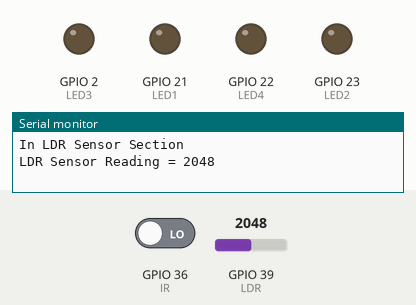
Simulated run of this sketch. Board: ESP32. On the bench: output pins drawn as LEDs (lit = HIGH), the last lines printed to the serial monitor. The test bench sets the inputs (shaded band); at power-on: GPIO 36 (IR) LOW, GPIO 39 (LDR) = 2048.

Above: at 2.4 s.
At 7.9 s:
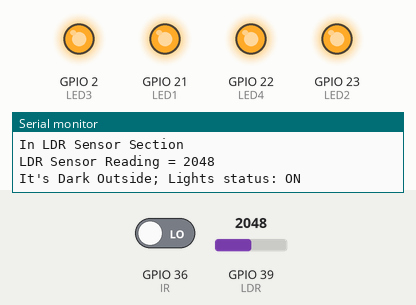
Timing chart, 0 to 30.5 s (numbered marks = the images above):
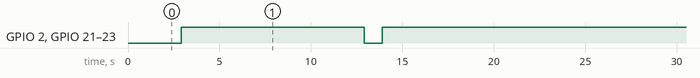

The sketch:

Smart_City_Under_IoT_Technology.ino
```cpp
// Fill-in information from your Blynk Template here
#define BLYNK_TEMPLATE_ID "TMPLNbp-svm0"
#define BLYNK_DEVICE_NAME "Smart City"

#define BLYNK_FIRMWARE_VERSION "0.1.0"
#define BLYNK_PRINT Serial
//#define BLYNK_DEBUG

#define APP_DEBUG

// Uncomment your board, or configure a custom board in Settings.h
//#define USE_WROVER_BOARD
//#define USE_TTGO_T7
//#define USE_ESP32C3_DEV_MODULE
//#define USE_ESP32S2_DEV_KIT

#include "BlynkEdgent.h"

#define IR 36
#define LDR 39
#define LED1 21
#define LED2 23
#define LED3 2
#define LED4 22

int pinValue1;
int pinValue;
void setup()
{
  Serial.begin(115200);
  delay(100);
  pinMode(LDR, INPUT);
  pinMode(IR, INPUT);
  pinMode(LED1, OUTPUT);
  pinMode(LED2, OUTPUT);
  pinMode(LED3, OUTPUT);
  pinMode(LED4, OUTPUT);

  BlynkEdgent.begin();
}

void loop() {
  LDR_sensor();
  BlynkEdgent.run();

}

BLYNK_WRITE(V0)
{
  pinValue = param.asInt();

    //analogWrite(LED1, pinValue);
    //analogWrite(LED2, pinValue);
    //analogWrite(LED3, pinValue);
    //analogWrite(LED4, pinValue);
}

BLYNK_WRITE(V3)
{
  pinValue1 = param.asInt();
}

void LED_on()
{
  //int pinValue;
  digitalWrite(LED1, HIGH);
  digitalWrite(LED2, HIGH);
  digitalWrite(LED3, HIGH);
  digitalWrite(LED4, HIGH);
}

void LED_off()
{
  //int pinValue;
  digitalWrite(LED1, LOW);
  digitalWrite(LED2, LOW);
  digitalWrite(LED3, LOW);
  digitalWrite(LED4, LOW);
}

void LDR_sensor()
{
  String req;
  Serial.println("In LDR Sensor Section");

  int LDRVALUE = analogRead(LDR);
  int IRVALUE   = digitalRead(IR) ;

  Serial.print("LDR Sensor Reading = ");
  Serial.println(LDRVALUE);
  Blynk.virtualWrite(V1, LDRVALUE);
  delay(1000);

  if(pinValue1==1)
  {
    digitalWrite(LED1, pinValue);
    digitalWrite(LED2, pinValue);
    digitalWrite(LED3, pinValue);
    digitalWrite(LED4, pinValue);
    //analogWrite(LED1, pinValue);
    //analogWrite(LED2, pinValue);
    //analogWrite(LED3, pinValue);
    //analogWrite(LED4, pinValue);
  }
  else
  {
    if (LDRVALUE > 2000)
    {
      Serial.println("It's Dark Outside; Lights status: ON");
      LED_on();
      delay (10000);
      LED_off();

      if(IRVALUE==HIGH)
      {
        Serial.println("In If Part");
        while(1)
        {
          Serial.println("In While Loop");
          Serial.print("IR Sensor Reading = ");
          Serial.println(IRVALUE);
          Blynk.virtualWrite(V2, IRVALUE);
          delay(1000);
          Serial.println("Vehical is Not Detected; Light status: OFF");
          LED_off();
          break;
        }
      }
      else
      {
        Serial.println("In Else Part");
        while(1)
        {
          Serial.println("In While Loop");
          Serial.print("IR Sensor Reading = ");
          Serial.println(IRVALUE);
          Blynk.virtualWrite(V2, IRVALUE);
          delay(1000);
          Serial.println("Vehical is Detected; Light status: ON");
          LED_on();
          delay(10000);
          break;
        }
      }
    }
      else
    {
      Serial.println("It's Bright Outside; Light ststus: OFF");
      LED_off();     // turning off all the lights
     }
  }
}
```

Measured:
- by itself, GPIO 2 (LED3), GPIO 21 (LED1), GPIO 22 (LED4), GPIO 23 (LED2): repeats every 22.0 s: LOW 1.0 s, HIGH 21.0 s
